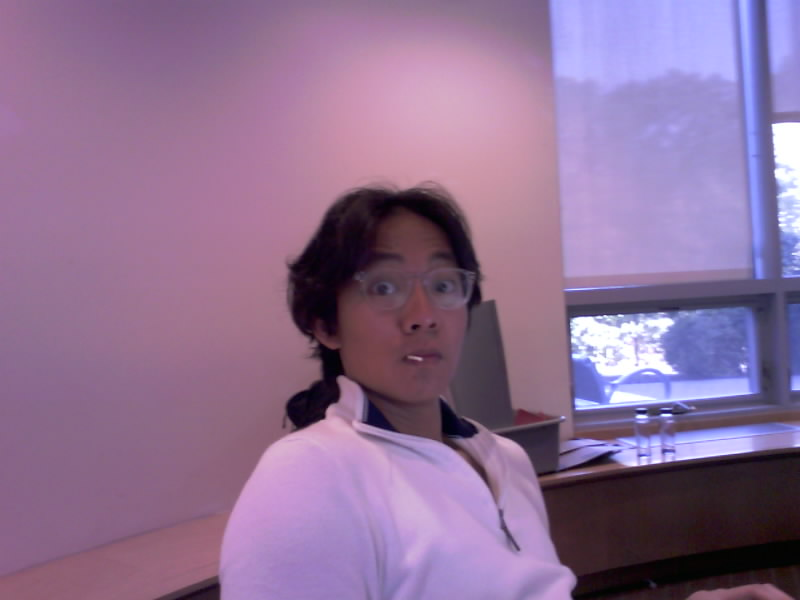
#> input picture assignments/04-image-enhancement/assets/IMAGE000.jpg, 800 x 600 px
$ python histogram.py
#> lines starting #> are read from the running program, lines starting #| are printed output that depends on the picture
import cv2
import numpy as np
import matplotlib.pyplot as plt


def equalize_histogram(image: np.ndarray) -> tuple[np.ndarray, np.ndarray]:
    gray_image = cv2.cvtColor(image, cv2.COLOR_BGR2GRAY)
    equalized_image = cv2.equalizeHist(gray_image)
    return gray_image, equalized_image


def plot_histograms(image: np.ndarray, title: str, position: int):
    hist, bins = np.histogram(image.flatten(), 256, (0, 256))
    cdf = hist.cumsum()
    cdf_normalized = cdf * hist.max() / cdf.max()

    plt.subplot(2, 2, position)
    plt.bar(
        bins[:-1], hist, width=1, color="black", alpha=0.5, label="Histogram"
    )
    plt.plot(cdf_normalized, color="red", label="CDF")
    plt.title(f"Histogram and CDF - {title}")
    plt.xlim([0, 256])
    plt.legend(loc="upper left")


def plot_before_after(
    original: np.ndarray, equalized: np.ndarray, save_as=None
):
    plt.figure(figsize=(10, 6))

    plt.subplot(2, 2, 1)
    plt.imshow(original, cmap="gray")
    plt.title("Original Image")
    plt.axis("off")

    plt.subplot(2, 2, 2)
    plt.imshow(equalized, cmap="gray")
    plt.title("Equalized Image")
    plt.axis("off")

    plot_histograms(original, "Original", 3)
    plot_histograms(equalized, "Equalized", 4)

    plt.tight_layout()
    if save_as:
        plt.savefig(f"results/{save_as}")
    plt.show()


if __name__ == "__main__":
    image_path_1 = "assets/IMAGE000.jpg"
    image_path_2 = "assets/IMAGE002.jpg"
    image_1 = cv2.imread(image_path_1)
#> image_1 is the input picture: shape (600, 800, 3); mean B, G, R 148.4, 112.4, 142.2
    image_2 = cv2.imread(image_path_2)
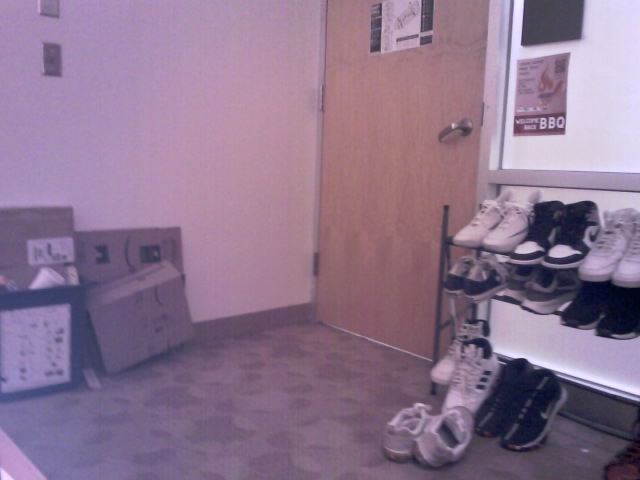
#> input picture assignments/04-image-enhancement/assets/IMAGE002.jpg, 640 x 480 px
#> image_2 is the input picture: shape (480, 640, 3); mean B, G, R 143.2, 117.3, 141.5

    original_image_1, equalized_image_1 = equalize_histogram(image_1)
#> in equalize_histogram, `gray_image = cv2.cvtColor(image, cv2.COLOR_BGR2GRAY)`:
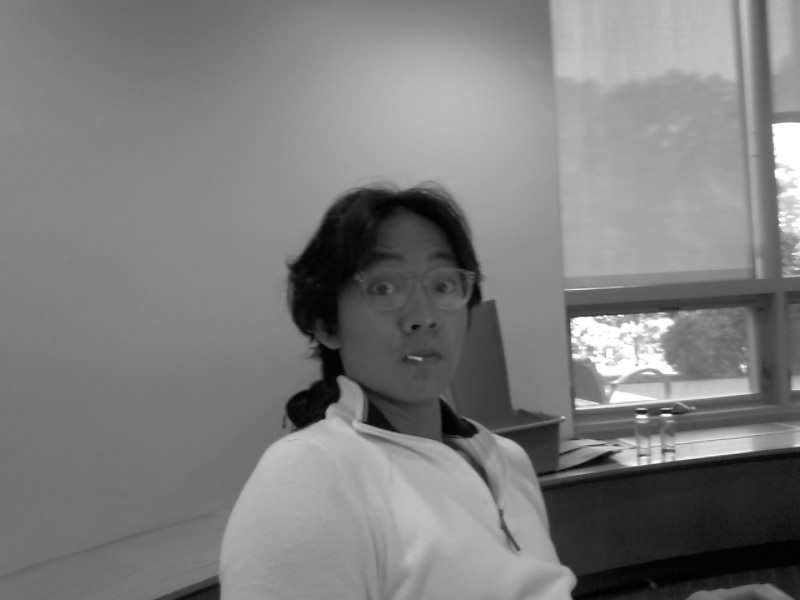
#> gray_image: shape (600, 800); min 0, max 255, mean 125.4
#> in equalize_histogram, `equalized_image = cv2.equalizeHist(gray_image)`:
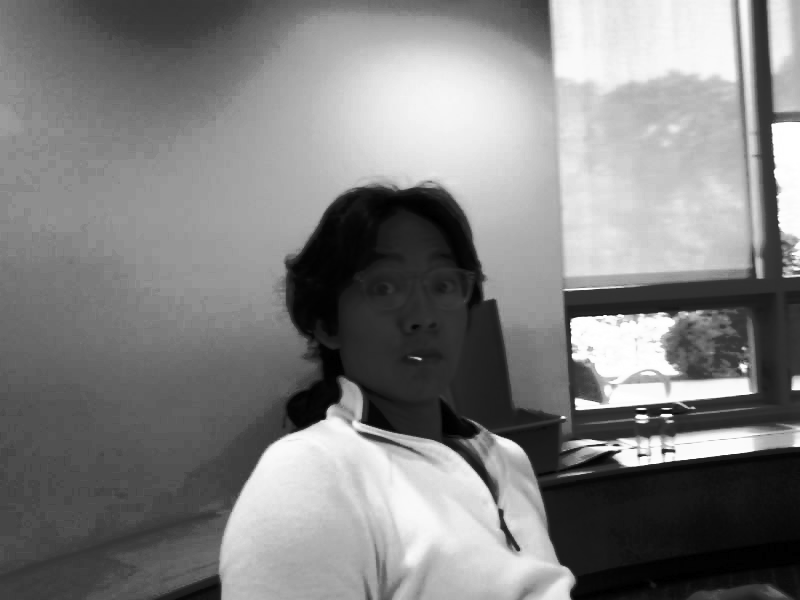
#> equalized_image: shape (600, 800); min 0, max 255, mean 128.7
    original_image_2, equalized_image_2 = equalize_histogram(image_2)
#> in equalize_histogram (call 2), `gray_image = cv2.cvtColor(image, cv2.COLOR_BGR2GRAY)`:
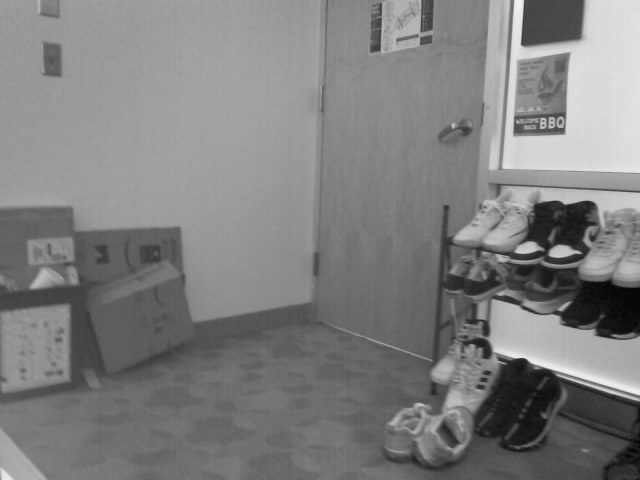
#> gray_image: shape (480, 640); min 2, max 244, mean 127.5
#> in equalize_histogram (call 2), `equalized_image = cv2.equalizeHist(gray_image)`:
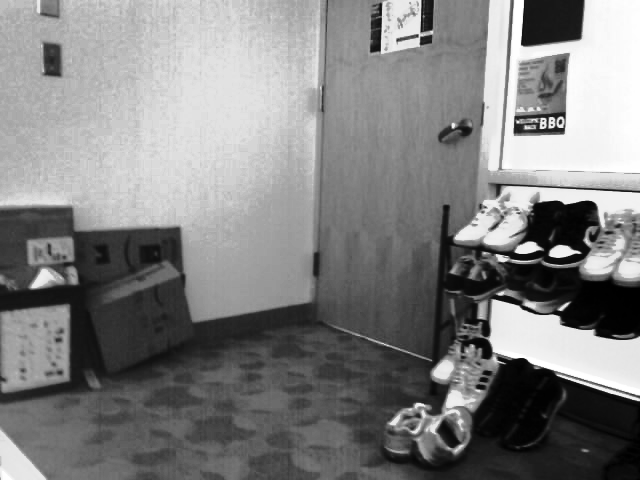
#> equalized_image: shape (480, 640); min 0, max 255, mean 128.7

    plot_before_after(
        original_image_1,
        equalized_image_1,
        save_as="histogram_equalization_1.png",
    )
#> in plot_histograms, `hist, bins = np.histogram(image.flatten(), 256, (0, 256))`: hist = 256 values, max 13015 at index 134, min 1 at index 0, mean 1875; bins = 257 values from 0 to 256
#> in plot_histograms, `cdf = hist.cumsum()`: cdf = 256 values from 1 to 480000
#> in plot_histograms, `cdf_normalized = cdf * hist.max() / cdf.max()`: cdf_normalized = 256 values from 0.0271 to 13015
#> in plot_before_after, `plt.savefig(f"results/{save_as}")`:
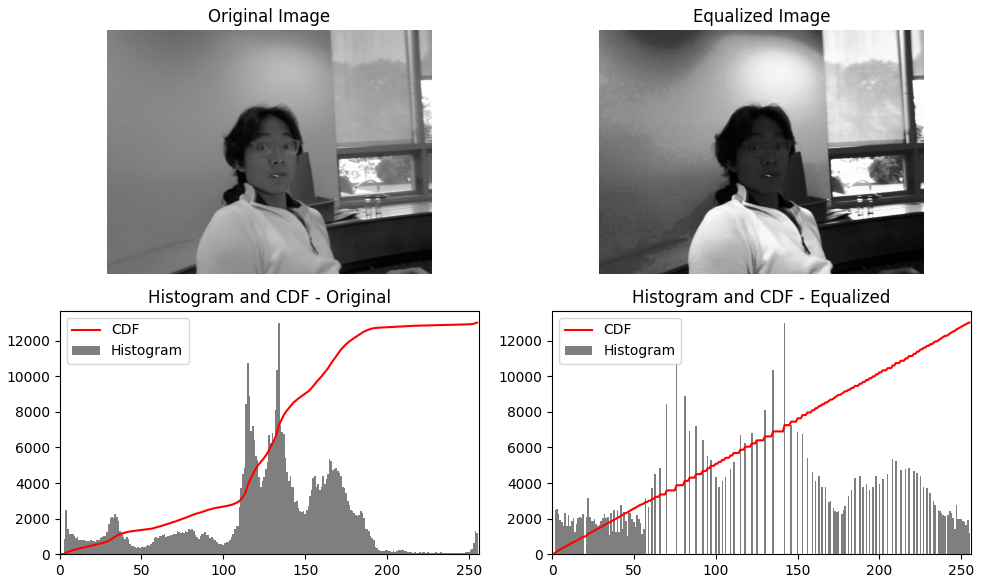
#> figure drawn by matplotlib, 4 panels; panel 3: tallest bar 13015 high, from x = 133.5 to 134.5; panel 3: curve peaks at x = 255, y = 13015; panel 4: tallest bar 13015 high, from x = 141.5 to 142.5; panel 4: curve peaks at x = 255, y = 13015
    plot_before_after(
        original_image_2,
        equalized_image_2,
        save_as="histogram_equalization_2.png",
    )
#> call 2 of plot_before_after, with save_as = 'histogram_equalization_2.png'
#> in plot_before_after (call 2), `plt.savefig(f"results/{save_as}")`:
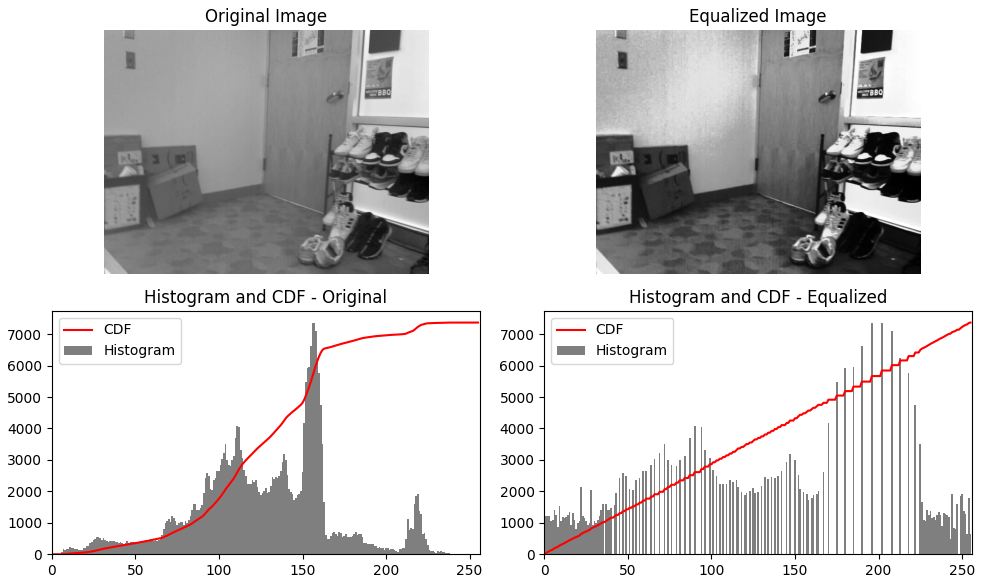
#> figure drawn by matplotlib, 4 panels; panel 3: tallest bar 7367 high, from x = 156.5 to 157.5; panel 3: curve peaks at x = 244, y = 7367; panel 4: tallest bar 7367 high, from x = 201.5 to 202.5; panel 4: curve peaks at x = 255, y = 7367
